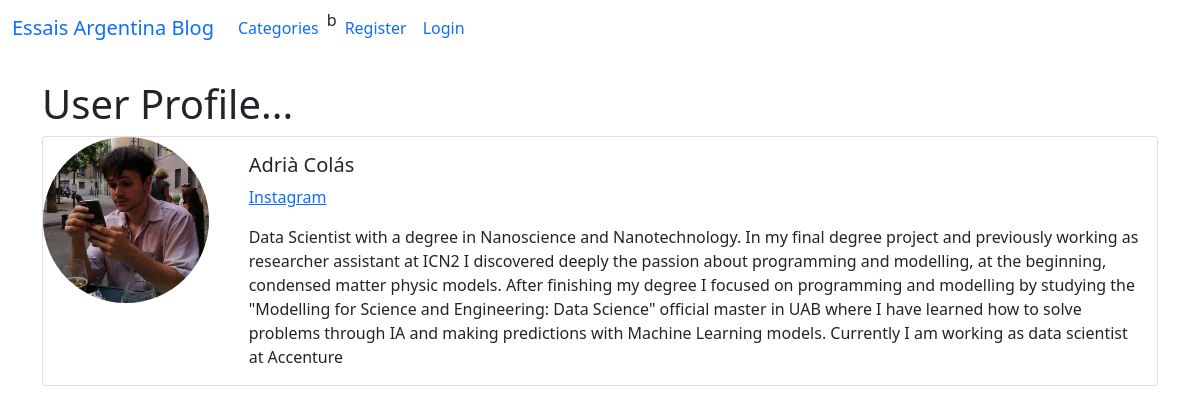
/members/1/profile/, run on the app's committed database.
### theblog/models.py (models this page shows, shortened)
class Profile(models.Model):
    user = models.OneToOneField(User, null=True, on_delete=models.CASCADE)
    bio = models.TextField()
    profile_pic = models.ImageField(null=True, blank=True, upload_to = "images/profile/")
    website_url = models.CharField(max_length=255, null=True, blank=True)
    instagram_url = models.CharField(max_length=255, null=True, blank=True)

### members/views.py (the view)
# urls.py: path('<int:pk>/profile/', ShowProfilePageView.as_view(), name='show_profile_page'),
class ShowProfilePageView(DetailView):
    model = Profile
    template_name = 'registration/user_profile.html'
    def get_context_data(self, *args, **kwargs):
        context = super(ShowProfilePageView, self).get_context_data(*args, **kwargs)
        page_user = get_object_or_404(Profile, id=self.kwargs['pk'])
        context["page_user"] = page_user
        return context

### members/templates/registration/user_profile.html (shortened to what this page needs)
{% extends 'base.html' %}
{% load static %}
{% block content %}
<h1>User Profile... </h1>
<div class="card mb-3">
  <div class="row no-gutters">
    <div class="col-md-2">
{% if page_user.profile_pic %}
      <img src="{{ page_user.profile_pic.url }}" class="card-img rounded-circle">
{% else %}
      <img src="{% static 'theblog/images/profile_pic_default.jpg' %}" class="card-img rounded-circle">
{% endif %}
    </div>
    <div class="col-md-10">
      <div class="card-body">
        <h5 class="card-title">
            {{page_user.user.first_name}}
            {{page_user.user.last_name}}
        </h5>
        <p class="card-text text-muted">
            {% if page_user.instagram_url%}
                <a href="{{ page_user.instagram_url }}">Instagram</a>
            {% endif %}
        </p>
        <p class="card-text">
            {% if page_user.bio%}
                {{ page_user.bio }}
            {% else %}
                No bio
            {% endif %}
        </p>
      </div>
    </div>
  </div>
</div>
<br/><br/>
{% endblock %}

### data on the page
Profile: profile_pic (picture), user.first_name "Adrià", user.last_name "Colás", bio "Data Scientist with a degree in Nanoscience and Nanotechnology. In my final degree project and previously working as researcher assistant at ICN2 I discovered deeply the passion about programming and modelling, at the beginning, condensed matter physic models. After finishing my degree I focused on programming and modelling by studying the \"Modelling for Science and Engineering: Data Science\" official master in UAB where I have learned how to solve problems through IA and making predictions with Machine Learning models. Currently I am working as data scientist at Accenture"
